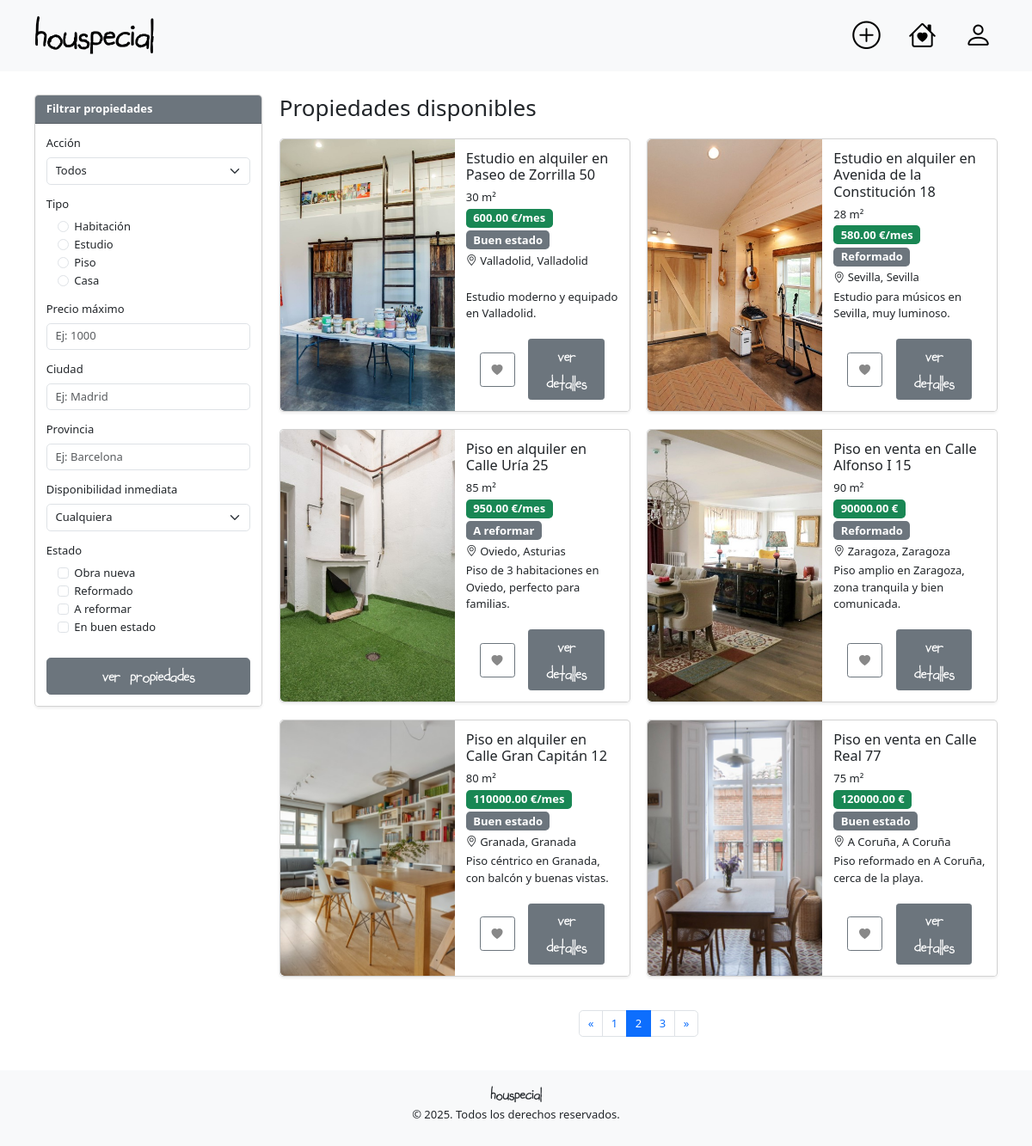
Screenshot of /?page=2 with the database file from the repository.
### tables this page shows
CREATE TABLE
    `property_image` (
        `id` int (11) NOT NULL AUTO_INCREMENT,
        `property_id` int (11) NOT NULL,
        `image_path` varchar(255) NOT NULL,
        `is_main` BOOLEAN DEFAULT 0,
        `uploaded_at` timestamp NOT NULL DEFAULT current_timestamp(),
        PRIMARY KEY (`id`),
        FOREIGN KEY (`property_id`) REFERENCES `property` (`id`) ON DELETE CASCADE
    );

CREATE TABLE
    `property` (
        `id` int (11) NOT NULL AUTO_INCREMENT,
        `property_type` ENUM (
            'Habitación',
            'Estudio',
            'Piso',
            'Casa'
        ) NOT NULL,
        `address_id` int (11) NOT NULL,
        `built_size` int (11) NOT NULL,
        `status` ENUM (
            'Obra nueva',
            'Reformado',
            'A reformar',
            'Buen estado'
        ) NOT NULL DEFAULT 'Buen estado',
        `immediate_availability` BOOLEAN NOT NULL DEFAULT 0,
        `user_id` int (11) NOT NULL,
        PRIMARY KEY (`id`),
        FOREIGN KEY (`address_id`) REFERENCES `address` (`id`) ON DELETE CASCADE,
        FOREIGN KEY (`user_id`) REFERENCES `user` (`id`) ON DELETE CASCADE
    );

CREATE TABLE
    `advert` (
        `id` int (11) NOT NULL AUTO_INCREMENT,
        `property_id` int (11) NOT NULL,
        `user_id` int (11) NOT NULL,
        `price` decimal(10, 2) NOT NULL,
        `action` ENUM (
            'Venta',
            'Alquiler'
        ) NOT NULL,
        `description` text NOT NULL,
        `created_at` timestamp NOT NULL DEFAULT current_timestamp(),
        PRIMARY KEY (`id`),
        FOREIGN KEY (`property_id`) REFERENCES `property` (`id`) ON DELETE CASCADE,
        FOREIGN KEY (`user_id`) REFERENCES `user` (`id`) ON DELETE CASCADE
    );

CREATE TABLE
    `address` (
        `id` int (11) NOT NULL AUTO_INCREMENT,
        `street` varchar(255) NOT NULL,
        `city` varchar(100) NOT NULL,
        `province` varchar(100) DEFAULT NULL,
        `postal_code` varchar(20) NOT NULL,
        `country` varchar(100) NOT NULL,
        `latitude` decimal(10, 8) DEFAULT NULL,
        `longitude` decimal(11, 8) DEFAULT NULL,
        PRIMARY KEY (`id`)
    );

### views/home.php (the view, shortened to what the rows shown need)
<?php
require_once 'controllers\SearchFilter.php';
$advertsPerPage = 6;
$totalAdverts = count($adverts);
$totalPages = max(1, ceil($totalAdverts / $advertsPerPage));
$page = isset($_GET['page']) ? intval($_GET['page']) : 1;
$page = max(1, min($page, $totalPages));
$start = ($page - 1) * $advertsPerPage;
$advertsToShow = array_slice($adverts, $start, $advertsPerPage);
?>
<?php require_once __DIR__ . '/partials/head.php'; ?>
<main>
    <div class="container body-ody-ody">
        <div class="row">
            <div class="col-12 col-md-9 mb-4">
                <h2 class="mb-4">Propiedades disponibles</h2>
                <div class="row g-4">
                    <?php if (empty($adverts)): ?>
                        <div class="col-12">
                            <div class="alert alert-secondary text-center">
                                No se encontraron propiedades disponibles.
                            </div>
                        </div>
                    <?php else: ?>
                        <?php foreach ($advertsToShow as $advert): ?>
                            <div class="col-12 col-lg-6">
                                <div class="card h-100 shadow-sm">
                                    <div class="row g-0 h-100">
                                        <div class="col-6 d-flex align-items-stretch" style="overflow: hidden;">
                                            <img src="<?= htmlspecialchars($advert['advert']->main_image) ?>"
                                                class="img-fluid rounded-start w-100 h-100"
                                                alt="Imagen propiedad"
                                                style="object-fit: cover; min-height: 200px;">
                                        </div>
                                        <div class="col-6">
                                            <div class="card-body d-flex flex-column h-100">
                                                <h5 class="card-title">
                                                    <?= htmlspecialchars($advert['title']) ?>
                                                </h5>
                                                <p class="card-text mb-1">
                                                    <?= htmlspecialchars($advert['property']->built_size) ?> m²
                                                </p>
                                                <p class="card-text mb-1">
                                                    <?php if ($advert['advert']->action == 'Alquiler'): ?>
                                                        <span class="badge text-bg-success fs-6"><?= htmlspecialchars($advert['advert']->price) ?> €/mes</span>
                                                    <?php else: ?>
                                                        <span class="badge text-bg-success fs-6"><?= htmlspecialchars($advert['advert']->price) ?> €</span>
                                                    <?php endif; ?>
                                                </p>
                                                <p class="card-text mb-1">
                                                    <span class="badge text-bg-secondary fs-6">
                                                        <?= htmlspecialchars($advert['property']->status) ?>
                                                    </span>
                                                </p>
                                                <p class="card-text mb-1">
                                                    <i class="bi bi-geo-alt"></i>
                                                    <?= htmlspecialchars($advert['address']->city ?? '') ?>, <?= htmlspecialchars($advert['address']->province ?? '') ?>
                                                </p>
                                                <p class="card-text flex-grow-1 d-flex align-items-end">
                                                    <?= htmlspecialchars(mb_strimwidth($advert['advert']->description, 0, 120, '...')) ?>
                                                </p>
                                                <div class="mt-2 d-flex justify-content-evenly align-items-center">
                                                    <?php
                                                    $isFavorite = isset($_SESSION['user']) && in_array($advert['advert']->id, $_SESSION['userFavoriteIds'] ?? []);
                                                    ?>
                                                    <button
                                                        class="btn btn-sm btn-font favorite-btn <?= $isFavorite ? 'btn-danger' : 'btn-outline-secondary' ?>"
                                                        title="<?= $isFavorite ? 'Quitar de favoritos' : 'Añadir a favoritos' ?>"
                                                        data-advert-id="<?= $advert['advert']->id ?>">
                                                        <i class="bi bi-heart-fill mx-2" style="color:<?= $isFavorite ? 'white' : '#888' ?>"></i>
                                                    </button>
                                                    <a href="/advert-details?id=<?= urlencode($advert['advert']->id) ?>" class="btn btn-secondary btn-sm btn-font w-50" title="Ver detalles">ver detalles</a>
                                                </div>
                                            </div>
                                        </div>
                                    </div>
                                </div>
                            </div>
                        <?php endforeach; ?>
                    <?php endif; ?>
                </div>
            </div>
        </div>
    </div>
</main>
<?php require_once __DIR__ . '/partials/footer.php'; ?>

### rows the page displays
property_image: image_path (picture)
property: built_size "30", status "Buen estado"
advert: price "600.00", description "Estudio moderno y equipado en Valladolid."
address: city "Valladolid", province "Valladolid"
property_image: image_path (picture)
property: built_size "28", status "Reformado"
advert: price "580.00", description "Estudio para músicos en Sevilla, muy luminoso."
address: city "Sevilla", province "Sevilla"
property_image: image_path (picture)
property: built_size "85", status "A reformar"
advert: price "950.00", description "Piso de 3 habitaciones en Oviedo, perfecto para familias."
address: city "Oviedo", province "Asturias"
property_image: image_path (picture)
property: built_size "90", status "Reformado"
advert: price "90000.00", description "Piso amplio en Zaragoza, zona tranquila y bien comunicada."
address: city "Zaragoza", province "Zaragoza"
property_image: image_path (picture)
property: built_size "80", status "Buen estado"
advert: price "110000.00", description "Piso céntrico en Granada, con balcón y buenas vistas."
address: city "Granada", province "Granada"
property_image: image_path (picture)
property: built_size "75", status "Buen estado"
advert: price "120000.00", description "Piso reformado en A Coruña, cerca de la playa."
address: city "A Coruña", province "A Coruña"

### other values shown
$type "Habitación"
$type "Estudio"
$type "Piso"
$type "Casa"
$type "Obra nueva"
$type "Reformado"
$type "A reformar"
$type "En buen estado"
$advert['title'] "Estudio en alquiler en Paseo de Zorrilla 50"
$advert['title'] "Estudio en alquiler en Avenida de la Constitución 18"
$advert['title'] "Piso en alquiler en Calle Uría 25"
$advert['title'] "Piso en venta en Calle Alfonso I 15"
$advert['title'] "Piso en alquiler en Calle Gran Capitán 12"
$advert['title'] "Piso en venta en Calle Real 77"
